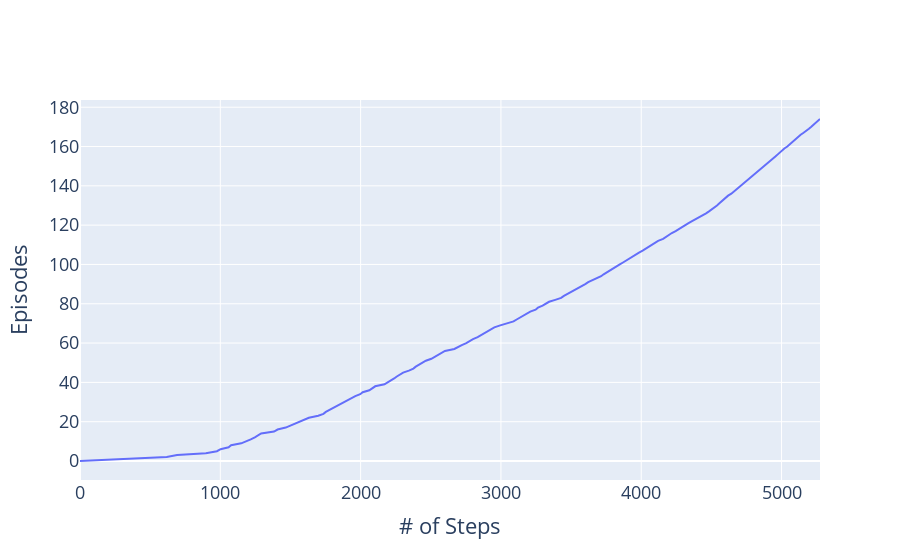

The cell this chart's notebook holds for it:
### Markdown cell above
I found the best results to be when:

$$\lambda = 0.5$$
$$\alpha = 0.5$$
$$\gamma = 0.9$$
$$\epsilon = 0.1$$

### Code cell
wg = WindyGridworld()

execution_time, iteration_num = wg.SARSA_lambda(episodes=175, lambda_coeff=0.5, alpha=0.5, gamma=0.9, epsilon=.1,)

print(f"SARSA(lambda) took {round(execution_time, 3)}s")

fig = go.Figure()
fig.add_trace(go.Scatter(x=iteration_num, y=list(range(175))))
fig.update_layout(xaxis_title="# of Steps", yaxis_title='Episodes', font=dict(size=18))

### Figure 1 — Plotly figure (JSON) as saved in the notebook; plotly's stock layout.template omitted (floating-point values rounded to 4 significant figures; data arrays with more than 128 entries replaced by an {"elided": "..."} marker saying what was removed)
{"data": [{"type": "scatter", "x": {"elided": "176 int values"}, "y": {"elided": "175 int values"}}], "layout": {"autosize": true, "font": {"size": 18}, "xaxis": {"autorange": true, "range": [0, 5274], "title": {"text": "# of Steps"}, "type": "linear"}, "yaxis": {"autorange": true, "range": [-9.667, 183.7], "title": {"text": "Episodes"}, "type": "linear"}}}
